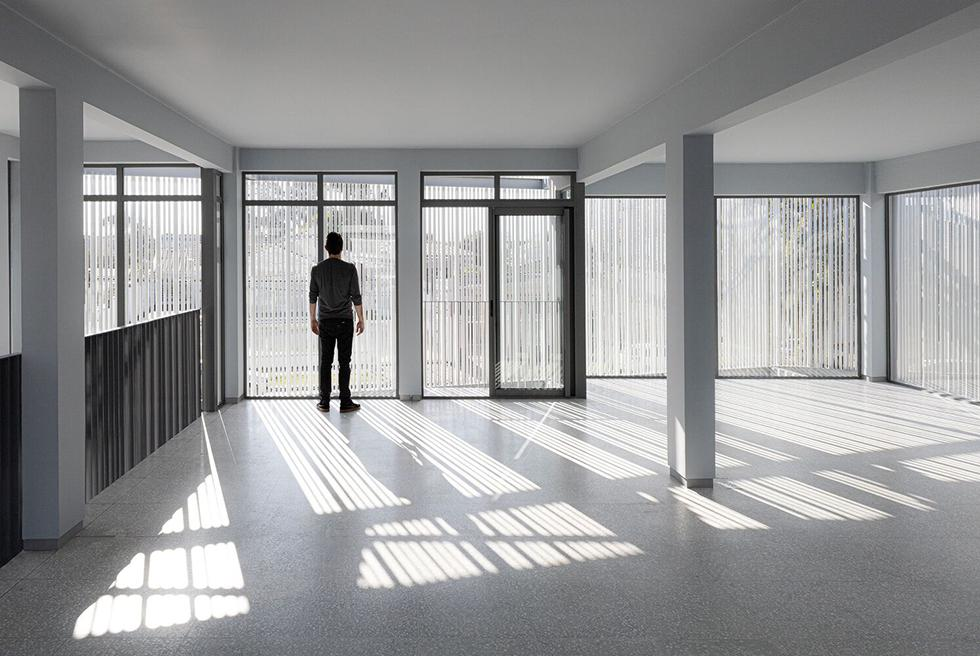
#> input picture data/raw/shadows/Man_Modern_Window.jpeg, 980 x 656 px
$ python main.py
#> lines starting #> are read from the running program, lines starting #| are printed output that depends on the picture; after the words box and inside, x2 and y2 are one past the last pixel; in counts of white or black regions, pixels touching at a corner belong together
### src/analyzers/illumination_v3.py
# Final Iteration

import cv2
import numpy as np
import matplotlib.pyplot as plt


class IlluminationAnalyzer:
    """
    Pipeline: L channel -> local illumination (blur) -> discontinuity
    map -> adaptive shadow threshold -> shape filtering -> Hough lines
    -> dominant axis -> light direction (via brightness comparison).
    """


    def __init__(
        self,
        illum_blur_size=61,
        adaptive_block_size=51,
        adaptive_C=8,
        morph_kernel_size=5,
        min_component_area=150,
        max_aspect_ratio=6.0,
        min_extent=0.15,
        max_border_touch_frac=0.6,
        use_hue_filter=False,
        hue_tol=12,
        floor_roi_top_frac=0.55,
        canny_low=40,
        canny_high=120,
        hough_threshold=40,
        min_line_length=30,
        max_line_gap=10,
        # fraction of image diagonal used as sampling distance/patch
        # size when disambiguating light direction
        light_sample_frac=0.06,
    ):
        self.illum_blur_size = illum_blur_size

        self.adaptive_block_size = adaptive_block_size
        self.adaptive_C = adaptive_C

        self.morph_kernel_size = morph_kernel_size
        self.min_component_area = min_component_area

        self.max_aspect_ratio = max_aspect_ratio
        self.min_extent = min_extent
        self.max_border_touch_frac = max_border_touch_frac

        self.use_hue_filter = use_hue_filter
        self.hue_tol = hue_tol

        self.floor_roi_top_frac = floor_roi_top_frac

        self.canny_low = canny_low
        self.canny_high = canny_high
        self.hough_threshold = hough_threshold
        self.min_line_length = min_line_length
        self.max_line_gap = max_line_gap

        self.light_sample_frac = light_sample_frac

    # =====================================================
    # IMAGE PROCESSING
    # =====================================================

    def load_image(self, image_path):
        image = cv2.imread(image_path)
        if image is None:
            raise FileNotFoundError(image_path)
        return image

    def preprocess(self, image):
        lab = cv2.cvtColor(image, cv2.COLOR_BGR2LAB)
        L = lab[:, :, 0]
        L = cv2.GaussianBlur(L, (5, 5), 0)
        hsv = cv2.cvtColor(image, cv2.COLOR_BGR2HSV)
        return L, hsv

    # =====================================================
    # LOCAL ILLUMINATION / DISCONTINUITY MAP
    # =====================================================

    def estimate_local_illumination(self, L):
        k = self.illum_blur_size
        if k % 2 == 0:
            k += 1
        return cv2.GaussianBlur(L, (k, k), 0)

    def compute_discontinuity_map(self, L, local_illum):
        diff = local_illum.astype(np.float32) - L.astype(np.float32)
        diff = np.clip(diff, 0, 255).astype(np.uint8)
        return diff

    # =====================================================
    # FLOOR ROI GATING
    # =====================================================

    def build_floor_roi_mask(self, shape):
        h, w = shape[:2]
        mask = np.zeros((h, w), dtype=np.uint8)
        top = int(h * self.floor_roi_top_frac)
        mask[top:, :] = 255
        return mask

    # =====================================================
    # SHADOW CANDIDATES (ADAPTIVE, LOCAL)
    # =====================================================

    def detect_shadow_candidates(self, L):
        block = self.adaptive_block_size
        if block % 2 == 0:
            block += 1

        mask = cv2.adaptiveThreshold(
            L,
            255,
            cv2.ADAPTIVE_THRESH_GAUSSIAN_C,
            cv2.THRESH_BINARY_INV,
            block,
            self.adaptive_C,
        )
        return mask

    # =====================================================
    # CLEANUP
    # =====================================================

    def clean_shadow_mask(self, shadow_mask):
        kernel = np.ones(
            (self.morph_kernel_size, self.morph_kernel_size), np.uint8
        )
        cleaned = cv2.morphologyEx(shadow_mask, cv2.MORPH_OPEN, kernel)
        cleaned = cv2.morphologyEx(cleaned, cv2.MORPH_CLOSE, kernel)
        return cleaned

    # =====================================================
    # SHAPE FILTERING
    # =====================================================

    def filter_shadow_components(self, mask):
        h, w = mask.shape
        n_labels, labels, stats, _ = cv2.connectedComponentsWithStats(
            mask, connectivity=8
        )

        keep = np.zeros_like(mask)

        for label in range(1, n_labels):
            x, y, cw, ch, area = stats[label]

            if area < self.min_component_area:
                continue

            long_side = max(cw, ch)
            short_side = max(min(cw, ch), 1)
            aspect_ratio = long_side / short_side

            if aspect_ratio > self.max_aspect_ratio:
                continue

            extent = area / float(cw * ch)
            if extent < self.min_extent:
                continue

            component_mask = labels == label
            border_pixels = (
                np.count_nonzero(component_mask[0, :])
                + np.count_nonzero(component_mask[-1, :])
                + np.count_nonzero(component_mask[:, 0])
                + np.count_nonzero(component_mask[:, -1])
            )
            perimeter_est = 2 * (cw + ch)
            border_frac = border_pixels / max(perimeter_est, 1)
            if border_frac > self.max_border_touch_frac:
                continue

            keep[component_mask] = 255

        return keep

    # =====================================================
    # OPTIONAL: HUE-INVARIANCE FILTER
    # =====================================================

    # [15 lines left out: function apply_hue_filter, not called in this run]

    # =====================================================
    # SHADOW EDGES / LINES
    # =====================================================

    def detect_shadow_edges(self, shadow_mask):
        return cv2.Canny(shadow_mask, self.canny_low, self.canny_high)

    def detect_shadow_lines(self, edges):
        lines = cv2.HoughLinesP(
            edges,
            rho=1,
            theta=np.pi / 180,
            threshold=self.hough_threshold,
            minLineLength=self.min_line_length,
            maxLineGap=self.max_line_gap,
        )
        if lines is None:
            return np.empty((0, 4), dtype=int)
        return np.asarray(lines).reshape(-1, 4)

    # =====================================================
    # LINE UTILITIES
    # =====================================================

    def line_angle(self, line):
        """Undirected line orientation in [0, 180)."""
        x1, y1, x2, y2 = line
        angle = np.degrees(np.arctan2(y2 - y1, x2 - x1))
        return angle % 180

    def line_length(self, line):
        x1, y1, x2, y2 = line
        return np.hypot(x2 - x1, y2 - y1)

    def merge_duplicate_lines(self, lines, angle_tol=5.0, distance_tol=20.0):
        if len(lines) == 0:
            return lines

        used = np.zeros(len(lines), dtype=bool)
        merged = []

        angles = np.array([self.line_angle(l) for l in lines])
        midpoints = np.array(
            [((l[0] + l[2]) / 2, (l[1] + l[3]) / 2) for l in lines]
        )

        for i in range(len(lines)):
            if used[i]:
                continue
            group = [i]
            used[i] = True
            for j in range(i + 1, len(lines)):
                if used[j]:
                    continue
                angle_diff = min(
                    abs(angles[i] - angles[j]),
                    180 - abs(angles[i] - angles[j]),
                )
                distance = np.linalg.norm(midpoints[i] - midpoints[j])
                if angle_diff < angle_tol and distance < distance_tol:
                    group.append(j)
                    used[j] = True

            group_lines = lines[group]
            lengths = np.array([self.line_length(l) for l in group_lines])
            merged.append(group_lines[np.argmax(lengths)])

        return np.array(merged)

    # =====================================================
    # SHADOW / LIGHT DIRECTION  (FIXED)
    # =====================================================

    # [18 lines left out: function estimate_dominant_shadow_direction, not called in this run]

    def estimate_dominant_shadow_direction_from_mask(self, shadow_mask, min_elongation=1.8):
        """PCA orientation of each blob's own pixels, instead of
        Canny+Hough on the mask. Canny on a filled blob traces its
        outline (top/bottom/left/right), so axis-aligned end-caps and
        blocky noise contaminate the angle just as much as the true
        diagonal streak edges do. PCA on the pixel coordinates gives
        each blob's actual long axis directly, weighted by area and
        how elongated (line-like) it is; round/blocky blobs are
        skipped since they carry no reliable direction."""
        n_labels, labels, stats, _ = cv2.connectedComponentsWithStats(
            shadow_mask, connectivity=8
        )

        angles, weights = [], []

        for label in range(1, n_labels):
            area = stats[label, cv2.CC_STAT_AREA]
            if area < self.min_component_area:
                continue

            ys, xs = np.nonzero(labels == label)
            pts = np.stack([xs, ys], axis=1).astype(np.float32)

            _, eigenvectors, eigenvalues = cv2.PCACompute2(pts, mean=None)
            elongation = eigenvalues[0, 0] / (eigenvalues[1, 0] + 1e-6)
            if elongation < min_elongation:
                continue

            vx, vy = eigenvectors[0]
            angles.append(np.degrees(np.arctan2(vy, vx)) % 180)
            weights.append(area * elongation)

        if not angles:
            return None

        angles = np.array(angles)
        weights = np.array(weights)

        theta2 = np.deg2rad(2.0 * angles)
        vx = np.average(np.cos(theta2), weights=weights)
        vy = np.average(np.sin(theta2), weights=weights)

        return (np.degrees(np.arctan2(vy, vx)) / 2.0) % 180

    def estimate_light_direction(self, shadow_angle, shadow_mask=None, local_illum=None):
        """Pick whichever of the two directions along the shadow axis
        is brighter, by comparing average illumination in a patch on
        each side of the mask's centroid. Sample distance/patch size
        scale with image size so this isn't dominated by local noise."""
        if shadow_angle is None:
            return None

        if shadow_mask is None or local_illum is None:
            return shadow_angle % 360

        ys, xs = np.nonzero(shadow_mask)
        if len(xs) == 0:
            return shadow_angle % 360

        h, w = local_illum.shape[:2]
        diag = np.hypot(h, w)
        step = max(int(diag * self.light_sample_frac), 10)
        half_patch = max(step // 2, 3)

        cx, cy = xs.mean(), ys.mean()
        theta = np.deg2rad(shadow_angle)
        dx, dy = np.cos(theta), np.sin(theta)

        def patch_mean(sign):
            x = int(np.clip(cx + sign * step * dx, half_patch, w - 1 - half_patch))
            y = int(np.clip(cy + sign * step * dy, half_patch, h - 1 - half_patch))
            patch = local_illum[y - half_patch:y + half_patch, x - half_patch:x + half_patch]
            return float(patch.mean())

        bright_forward = patch_mean(+1)
        bright_backward = patch_mean(-1)

        return shadow_angle if bright_forward >= bright_backward else (shadow_angle + 180) % 360

    # =====================================================
    # VISUALIZATION
    # =====================================================

    def draw_shadow_lines(self, image, lines):
        output = image.copy()
        for line in lines:
            x1, y1, x2, y2 = line
            cv2.line(output, (x1, y1), (x2, y2), (0, 255, 0), 2)
        return output

    def draw_light_direction(self, image, light_angle):
        output = image.copy()
        if light_angle is None:
            return output

        h, w = output.shape[:2]
        cx, cy = w // 2, h // 2
        length = int(min(h, w) * 0.25)
        theta = np.deg2rad(light_angle)
        x2 = int(cx + length * np.cos(theta))
        y2 = int(cy + length * np.sin(theta))

        cv2.arrowedLine(
            output, (cx, cy), (x2, y2), (0, 0, 255), 4, tipLength=0.15
        )
        return output

    # =====================================================
    # MAIN PIPELINE
    # =====================================================

    def analyze(self, image_path):
        image = self.load_image(image_path)
#> in load_image, image is the input picture: shape (656, 980, 3); mean B, G, R 153.4, 152.6, 152

        L, hsv = self.preprocess(image)

        local_illum = self.estimate_local_illumination(L)
        discontinuity_map = self.compute_discontinuity_map(L, local_illum)
#> in compute_discontinuity_map, `diff = local_illum.astype(np.float32) - L.astype(np.float32)`:
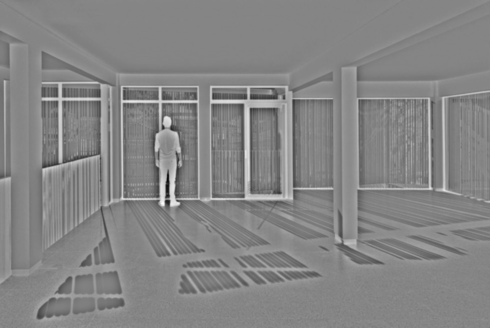
#> diff: shape (656, 980) float32 (shown at 1/2 size); min -156, max 143, mean 0; drawn with min black and max white

        shadow_mask = self.detect_shadow_candidates(L)
#> in detect_shadow_candidates, `mask = cv2.adaptiveThreshold( L, 255, cv2.ADAPTIVE_THRESH_GAUSSIAN_C, ..`:
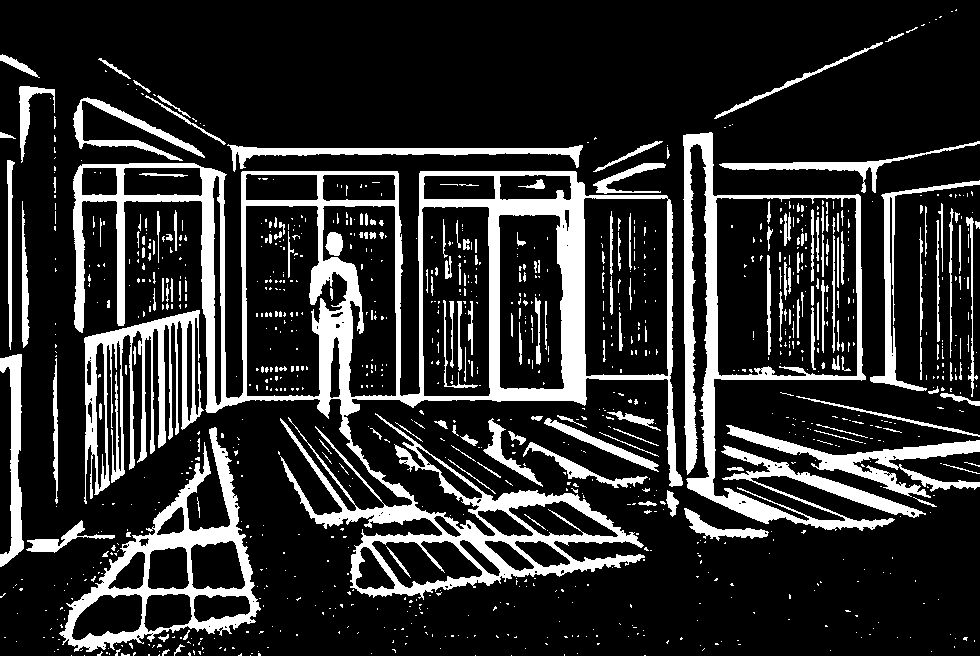
#> mask: shape (656, 980); 18.2% white; 1077 white regions (877 under 20 px), largest, box (x1, y1, x2, y2) and area: (73, 163, 683, 600) 45249, (683, 132, 926, 531) 14450, (59, 427, 261, 652) 9098

        floor_roi = self.build_floor_roi_mask(L.shape)
        shadow_mask = cv2.bitwise_and(shadow_mask, floor_roi)
#> shadow_mask: shape (656, 980); 9.4% white; 564 white regions (489 under 20 px), largest, box (x1, y1, x2, y2) and area: (205, 360, 683, 600) 20416, (59, 427, 261, 652) 9098, (686, 360, 926, 531) 7439

        shadow_mask = self.clean_shadow_mask(shadow_mask)
        shadow_mask = self.filter_shadow_components(shadow_mask)
#> in filter_shadow_components, `n_labels, labels, stats, _ = cv2.connectedComponentsWithStats( mask, c..`:
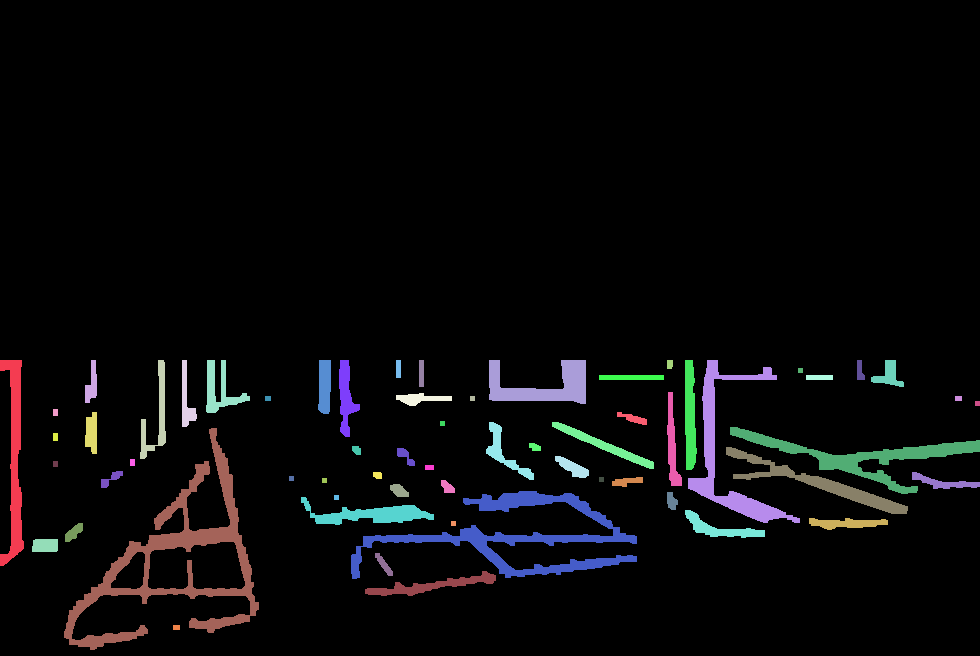
#> labels: shape (656, 980) int32; 63 distinct labels, from 0 to 62; one colour per label, 0 black
#> in filter_shadow_components, `n_labels, labels, stats, _ = cv2.connectedComponentsWithStats( mask, c..`: n_labels = 63; stats = 63 rows, first 6: [0, 0, 980, 656, 599303], [0, 360, 24, 206, 2191], [85, 360, 12, 43, 316], [140, 360, 26, 99, 819], [182, 360, 15, 67, 467], [206, 360, 44, 53, 901]
#> the loop in filter_shadow_components, `for label in range(1, n_labels):` made 62 passes
#> (x, y, cw, ch, area, long_side, short_side, aspect_ratio) on passes 2, 3, 4, 5, 6, 7, 10, 13: (85, 360, 12, 43, 316, 43, 12, 3.58), (140, 360, 26, 99, 819, 99, 26, 3.81), (182, 360, 15, 67, 467, 67, 15, 4.47), (206, 360, 44, 53, 901, 53, 44, 1.2), (318, 360, 13, 54, 623, 54, 13, 4.15), (339, 360, 21, 77, 806, 77, 21, 3.67), (489, 360, 97, 44, 2225, 97, 44, 2.2), (688, 360, 112, 163, 3255, 163, 112, 1.46)
#> after the loop in filter_shadow_components, `for label in range(1, n_labels):`:
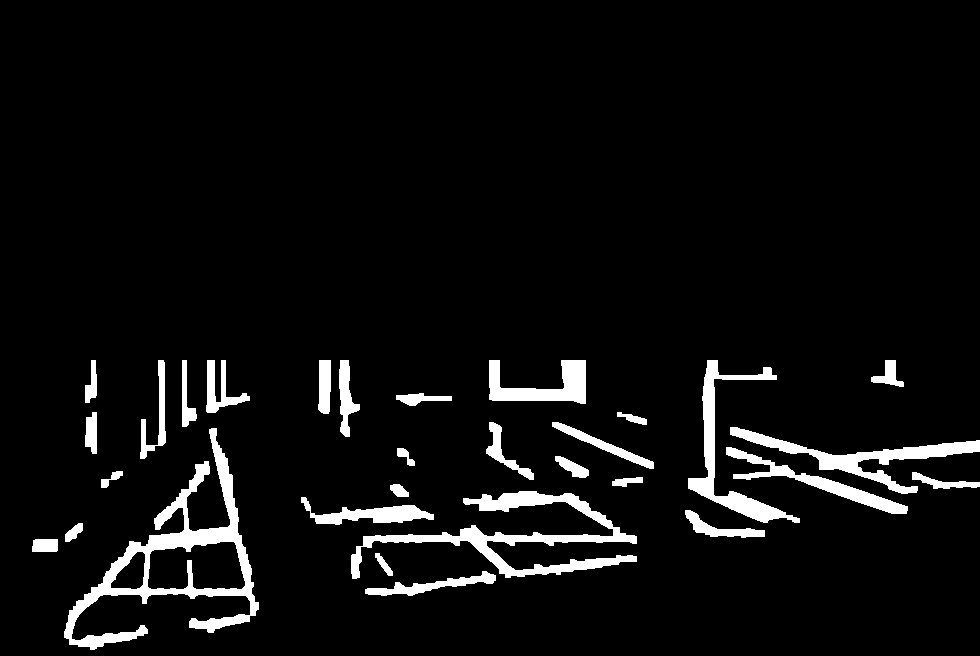
#> keep: shape (656, 980); 5.8% white; 30 white regions, largest, box (x1, y1, x2, y2) and area: (64, 428, 259, 650) 8001, (351, 491, 637, 579) 5846, (730, 427, 980, 494) 3433

        if self.use_hue_filter:
            shadow_mask = self.apply_hue_filter(shadow_mask, hsv, local_illum)
            shadow_mask = self.clean_shadow_mask(shadow_mask)

        shadow_edges = self.detect_shadow_edges(shadow_mask)
#> in detect_shadow_edges, `return cv2.Canny(shadow_mask, self.canny_low, self.canny_high)`:
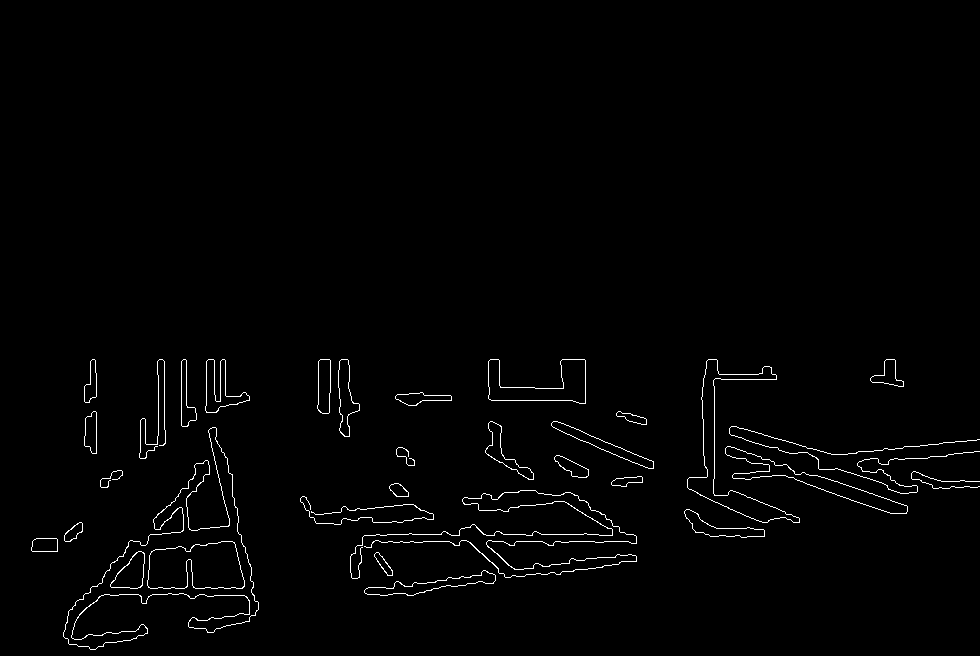
#> returned value: shape (656, 980); 1.4% white in thin lines or dots, all inside (x1, y1, x2, y2) = (31, 359, 980, 650)
        shadow_lines = self.detect_shadow_lines(shadow_edges)
#> in detect_shadow_lines, `lines = cv2.HoughLinesP( edges, rho=1, theta=np.pi / 180, threshold=se..`: lines = 80 rows, first 6: [745, 479, 781, 475], [555, 541, 636, 541], [483, 534, 598, 534], [451, 586, 483, 582], [149, 535, 237, 524], [135, 553, 241, 540]
#> shadow_lines has the same summary as lines in detect_shadow_lines
        shadow_lines = self.merge_duplicate_lines(shadow_lines)
#> in merge_duplicate_lines, `angles = np.array([self.line_angle(l) for l in lines])`: angles = 80 values, max 179.4 at index 26, min 0 at index 1, mean 97.26
#> in merge_duplicate_lines, `midpoints = np.array( [((l[0] + l[2]) / 2, (l[1] + l[3]) / 2) for l in..`: midpoints = 80 pairs, first value 85.5 to 956, second value 374 to 636.5
#> the loop in merge_duplicate_lines, `for i in range(len(lines)):` made 80 passes
#> lengths on passes 1, 2, 3, 7, 8, 9, 10, 11: [36.22, 36.22, 40.11], [81], [115], [45.4], [63.39], [113.1], [103.8], [144.8]

        shadow_angle = self.estimate_dominant_shadow_direction_from_mask(shadow_mask)
#> in estimate_dominant_shadow_direction_from_mask, `n_labels, labels, stats, _ = cv2.connectedComponentsWithStats( shadow_..`:
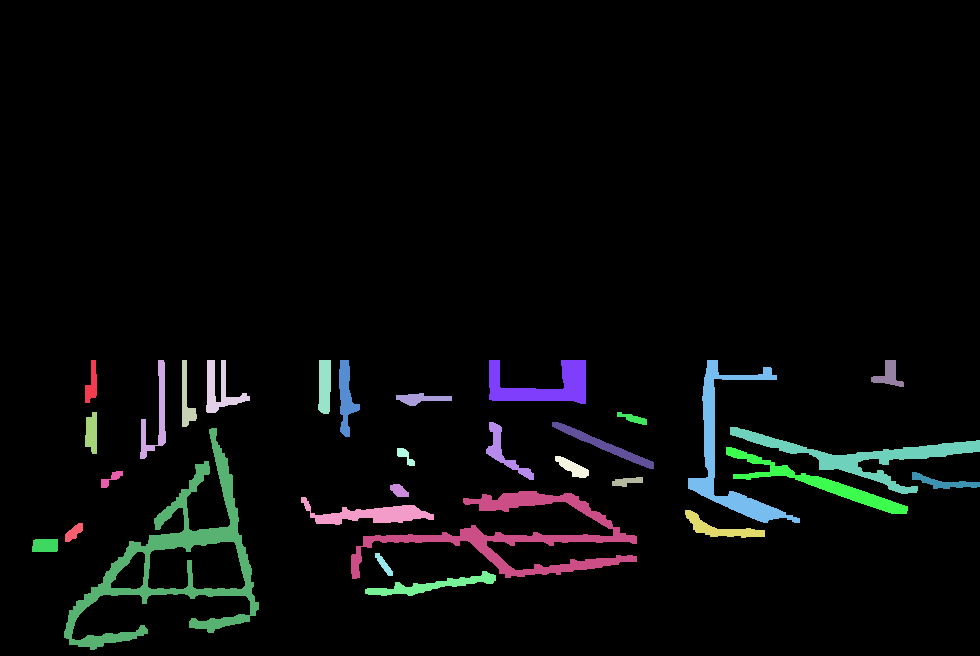
#> labels: shape (656, 980) int32; 31 distinct labels, from 0 to 30; one colour per label, 0 black
        light_angle = self.estimate_light_direction(
            shadow_angle, shadow_mask=shadow_mask, local_illum=local_illum
        )
#> (the rest of the program and of its run is left out)
